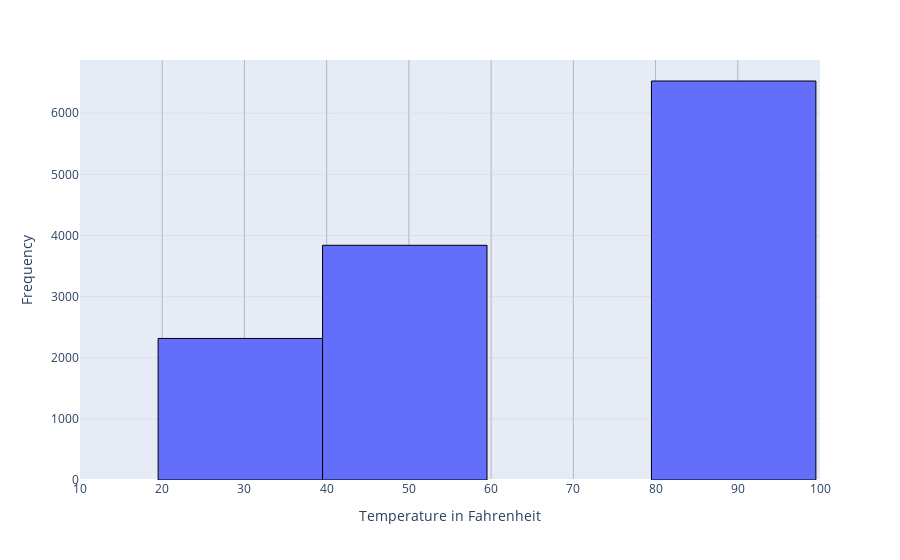

Notebook code cell kept with this figure:
### Markdown cell above
6. Use a histogram to visualize the temperature column.

### Code cell
fig = px.histogram(data, x=data['temperature'])
fig.update_layout(
    xaxis=dict(showgrid=True, gridwidth=0.5, gridcolor='gray'),
    yaxis=dict(showgrid=True, gridwidth=0.5, gridcolor='lightgray'))
fig.update_traces(marker_line_color='black', marker_line_width=1)
fig.update_xaxes(title_text="Temperature in Fahrenheit", range=(10,100))
fig.update_yaxes(title_text="Frequency")

fig.show()

### Figure 1 — Plotly figure (JSON) as saved in the notebook; plotly's stock layout.template omitted (floating-point values rounded to 4 significant figures; data arrays with more than 128 entries replaced by an {"elided": "..."} marker saying what was removed)
{"data": [{"alignmentgroup": "True", "bingroup": "x", "hovertemplate": "temperature=%{x}<br>count=%{y}<extra></extra>", "legendgroup": "", "marker": {"color": "#636efa", "line": {"color": "black", "width": 1}, "pattern": {"shape": ""}}, "name": "", "offsetgroup": "", "orientation": "v", "showlegend": false, "type": "histogram", "x": {"elided": "12684 int values"}, "xaxis": "x", "yaxis": "y"}], "layout": {"barmode": "relative", "legend": {"tracegroupgap": 0}, "margin": {"t": 60}, "xaxis": {"anchor": "y", "domain": [0, 1], "gridcolor": "gray", "gridwidth": 0.5, "range": [10, 100], "showgrid": true, "title": {"text": "Temperature in Fahrenheit"}}, "yaxis": {"anchor": "x", "domain": [0, 1], "gridcolor": "lightgray", "gridwidth": 0.5, "showgrid": true, "title": {"text": "Frequency"}}}}
